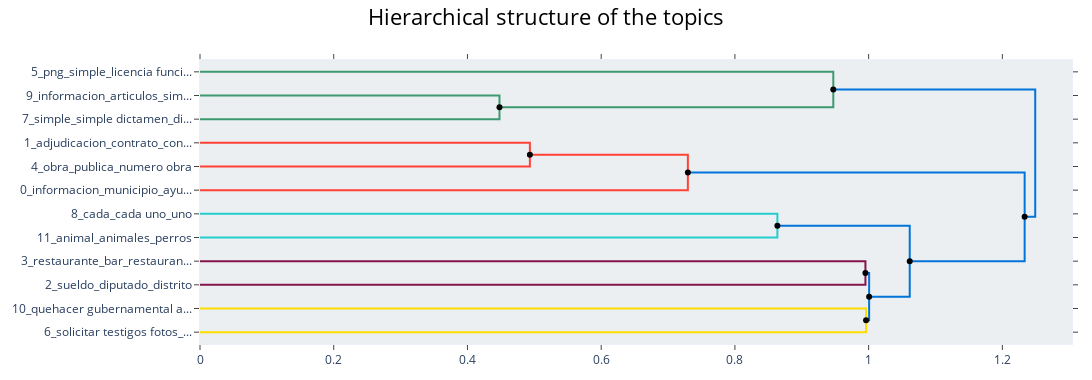

Notebook code cell kept with this figure:
### Code cell
from scipy.cluster import hierarchy as sch
import pandas as pd

linkage_function = lambda x: sch.linkage(x, 'ward', optimal_ordering=True)

# Extract hierarchical topics and their representations.
# A dataframe that contains a hierarchy of topics represented by their parents and their children.
hierarchical_topics: pd.DataFrame = topic_model.hierarchical_topics(docs, linkage_function=linkage_function)

fig = topic_model.visualize_hierarchy(
    # 'str' the orientation of the figure. Either 'left' or 'bottom'.
    orientation='left',

    # 'list[int]' a selection of topics to visualize.
    topics=None,

    # 'int' only select the top n most frequent topics to visualize.
    top_n_topics=None,

    # 'pd.DataFrame' a dataframe that contains a hierarchy of topics represented by their
    # parents and their children.
    # NOTE: The hierarchical topic names are only visualized if both 'topics' and 'top_n_topics' are not set.
    hierarchical_topics=hierarchical_topics,

    # Whether to use custom topic labels that were defined using 'topic_model.set_topic_labels'.
    custom_labels=True,

    width=1200,
    height=1000,
)

fig.update_layout(
    # Adjust left, right, top, bottom margin of the overall figure.
    margin=dict(l=20, r=20, t=60, b=20),

    title={
        'text': "Hierarchical structure of the topics",
        'y':0.975,
        'x':0.5,
        'xanchor': 'center',
        'yanchor': 'top',
        'font': dict(
            size=22,
            color="#000000"
        )
    },
)

fig.show()
fig.write_html('heriarchical.html')

### Figure 1 — Plotly figure (JSON) as saved in the notebook; plotly's stock layout.template omitted (floating-point values rounded to 4 significant figures)
{"data": [{"hoverinfo": "text", "marker": {"color": "rgb(61,153,112)"}, "mode": "lines", "text": ["informacion_articulos_simple_png medio presente escrito base dispuesto_adjunto image1 png medio presente", "", "", "simple_simple dictamen_dictamen_articulos_dictamen bomberos"], "type": "scatter", "x": [0, 0.4479, 0.4479, 0], "xaxis": "x", "y": [-15, -15, -25, -25], "yaxis": "y"}, {"hoverinfo": "text", "marker": {"color": "rgb(61,153,112)"}, "mode": "lines", "text": ["png_simple_licencia funcionamiento documento caso le_permita publicitar_licencia funcionamiento documento caso le permita", "", "", "simple_articulos_informacion_simple dictamen_dictamen"], "type": "scatter", "x": [0, 0.9471, 0.9471, 0.4479], "xaxis": "x", "y": [-5, -5, -20, -20], "yaxis": "y"}, {"hoverinfo": "text", "marker": {"color": "rgb(255,65,54)"}, "mode": "lines", "text": ["adjudicacion_contrato_contrato prestador_prestador_cma", "", "", "obra_publica_numero obra_smimp 2022_smimp"], "type": "scatter", "x": [0, 0.4934, 0.4934, 0], "xaxis": "x", "y": [-35, -35, -45, -45], "yaxis": "y"}, {"hoverinfo": "text", "marker": {"color": "rgb(255,65,54)"}, "mode": "lines", "text": ["contrato_publica_2022_numero_adjudicacion", "", "", "informacion_municipio_ayuntamiento_municipal_publica"], "type": "scatter", "x": [0.4934, 0.7296, 0.7296, 0], "xaxis": "x", "y": [-40, -40, -55, -55], "yaxis": "y"}, {"hoverinfo": "text", "marker": {"color": "rgb(35,205,205)"}, "mode": "lines", "text": ["cada_cada uno_uno_mes cada_desglosado mes cada", "", "", "animal_animales_perros_cuantos_proteccion animal"], "type": "scatter", "x": [0, 0.8635, 0.8635, 0], "xaxis": "x", "y": [-65, -65, -75, -75], "yaxis": "y"}, {"hoverinfo": "text", "marker": {"color": "rgb(133,20,75)"}, "mode": "lines", "text": ["restaurante_bar_restaurante bar_botella_abierta", "", "", "sueldo_diputado_distrito_sueldo diputado_senador"], "type": "scatter", "x": [0, 0.9952, 0.9952, 0], "xaxis": "x", "y": [-85, -85, -95, -95], "yaxis": "y"}, {"hoverinfo": "text", "marker": {"color": "rgb(255,220,0)"}, "mode": "lines", "text": ["quehacer gubernamental ayuntamiento municipio_gubernamental ayuntamiento municipio_version publica contrato_quehacer gubernamental ayuntamiento_publica contrato", "", "", "solicitar testigos fotos_testigos fotos_solicitar testigos fotos facturas_solicitar testigos_permito solicitar testigos fotos facturas"], "type": "scatter", "x": [0, 0.9962, 0.9962, 0], "xaxis": "x", "y": [-105, -105, -115, -115], "yaxis": "y"}, {"hoverinfo": "text", "marker": {"color": "rgb(0,116,217)"}, "mode": "lines", "text": ["restaurante_bar_restaurante bar_botella_abierta", "", "", "realizacion contrato_fotos facturas_solicitar testigos fotos facturas_solicitar testigos fotos_permito solicitar testigos"], "type": "scatter", "x": [0.9952, 1.001, 1.001, 0.9962], "xaxis": "x", "y": [-90, -90, -110, -110], "yaxis": "y"}, {"hoverinfo": "text", "marker": {"color": "rgb(0,116,217)"}, "mode": "lines", "text": ["cada_cada uno_uno_mes cada_desglosado mes cada", "", "", "restaurante_bar_restaurante bar_botella_abierta"], "type": "scatter", "x": [0.8635, 1.061, 1.061, 1.001], "xaxis": "x", "y": [-70, -70, -100, -100], "yaxis": "y"}, {"hoverinfo": "text", "marker": {"color": "rgb(0,116,217)"}, "mode": "lines", "text": ["publica_numero_informacion_contrato_2022", "", "", "restaurante_bar_restaurante bar_botella_abierta"], "type": "scatter", "x": [0.7296, 1.233, 1.233, 1.061], "xaxis": "x", "y": [-47.5, -47.5, -85, -85], "yaxis": "y"}, {"hoverinfo": "text", "marker": {"color": "rgb(0,116,217)"}, "mode": "lines", "text": ["simple_png_informacion_adjunto image1_adjunto image1 png", "", "", "publica_numero_informacion_contrato_2022"], "type": "scatter", "x": [0.9471, 1.249, 1.249, 1.233], "xaxis": "x", "y": [-12.5, -12.5, -66.25, -66.25], "yaxis": "y"}, {"hoverinfo": "text", "hovertext": ["contrato_publica_2022_numero_adjudicacion", "restaurante_bar_restaurante bar_botella_abierta", "cada_cada uno_uno_mes cada_desglosado mes cada", "publica_numero_informacion_contrato_2022", "simple_png_informacion_adjunto image1_adjunto image1 png"], "marker": {"color": "black"}, "mode": "markers", "showlegend": false, "type": "scatter", "x": [0.4934, 0.9952, 0.8635, 0.7296, 0.9471], "y": [-40, -90, -70, -47.5, -12.5]}, {"hoverinfo": "text", "hovertext": ["simple_articulos_informacion_simple dictamen_dictamen", "realizacion contrato_fotos facturas_solicitar testigos fotos facturas_solicitar testigos fotos_permito solicitar testigos", "restaurante_bar_restaurante bar_botella_abierta", "restaurante_bar_restaurante bar_botella_abierta", "publica_numero_informacion_contrato_2022"], "marker": {"color": "black"}, "mode": "markers", "showlegend": false, "type": "scatter", "x": [0.4479, 0.9962, 1.001, 1.061, 1.233], "y": [-20, -110, -100, -85, -66.25]}], "layout": {"autosize": false, "height": 380, "hoverlabel": {"bgcolor": "white", "font": {"family": "Rockwell", "size": 16}}, "hovermode": "closest", "margin": {"b": 20, "l": 20, "r": 20, "t": 60}, "plot_bgcolor": "#ECEFF1", "showlegend": false, "title": {"font": {"color": "#000000", "size": 22}, "text": "Hierarchical structure of the topics", "x": 0.5, "xanchor": "center", "y": 0.975, "yanchor": "top"}, "width": 1200, "xaxis": {"autorange": true, "mirror": "allticks", "range": [0, 1.303], "rangemode": "tozero", "showgrid": false, "showline": true, "showticklabels": true, "ticks": "outside", "type": "linear", "zeroline": false}, "yaxis": {"mirror": "allticks", "range": [-120, 0], "rangemode": "tozero", "showgrid": false, "showline": true, "showticklabels": true, "tickmode": "array", "ticks": "outside", "ticktext": ["5_png_simple_licencia funci...", "9_informacion_articulos_sim...", "7_simple_simple dictamen_di...", "1_adjudicacion_contrato_con...", "4_obra_publica_numero obra", "0_informacion_municipio_ayu...", "8_cada_cada uno_uno", "11_animal_animales_perros", "3_restaurante_bar_restauran...", "2_sueldo_diputado_distrito", "10_quehacer gubernamental a...", "6_solicitar testigos fotos_..."], "tickvals": [-5, -15, -25, -35, -45, -55, -65, -75, -85, -95, -105, -115], "type": "linear", "zeroline": false}}}
